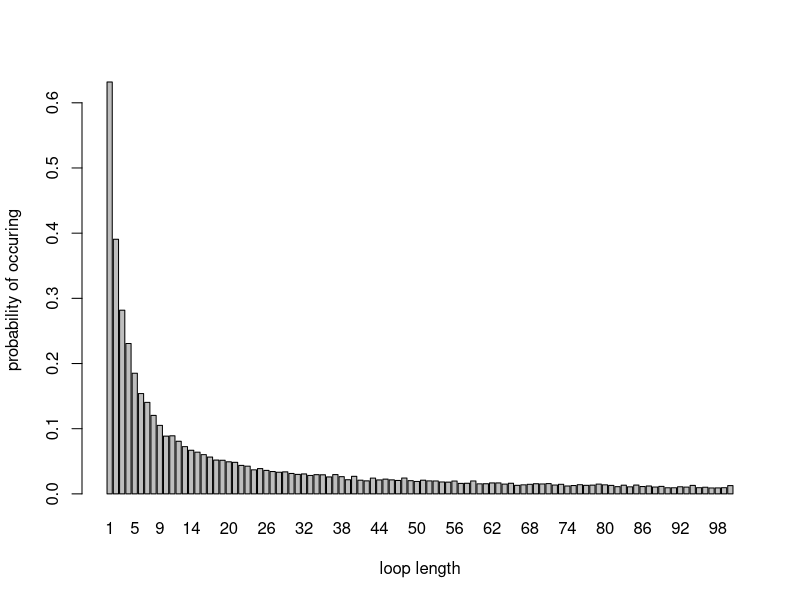

Write the R code that produced this figure. (Note: a time limit stopped this script after it produced the figure.)
## names          |  student id
## Ziwen Zhong    |  s2326022
## Wenzheng Zhang |  s2310185
## Tianqi Dai     |  s2302524

## github repo: https://github.com/zzw-math/SPproj2

## contribution
## Ziwen Zhong | Wenzheng Zhang | Tianqi Dai
##     40%     |       30%      |    30%


###############################################################################
## Practice 2
## Overview
## We have 2n prisoners in a room, 2n cards shuffled into 2n boxes separately.
## Prisoners, cards, boxes are labeled with integer 1~2n.
## One can escape if one has found the card with the same number with one itself
## after opening n boxes.

## We list out 3 strategies and wish to find out the one has the highest 
## probability for the certain and all prisoners to escape.
## strategy 1: Prisoner k start from box k, get card k1 from it, open box k1, 
##             and repeat the process until get card k.
## strategy 2: As strategy 1, but starting with a randomly selected box.
## strategy 3: Opening n boxes at random, checking each card for their number.

## There are 3 functions to calculate the individual and joint probability:
##     Escape: For given n, strategy, prisoner's number, and a shuffling cards  
##             to boxes, simulate the result if the prisoner successfully escape.
##     Pone:   For given n, prisoner's number, and strategy. Run the 'Escape' 
##             function for nreps times, store the result and calculate the 
##             escape probability for the prisoner k.  
##     Pall:   For given n and strategy, run the 'Escape' for nreps times, store
##             the result and calculate the probability for all prisoners to 
##             escape.

## In the end, we define the loop length, for a fixed k, we start from box k, 
## get card k1 in it, then open box k1, ..., the loop length is the quantity of 
## boxes we opened before get card k. We want to calculate the probability of 
## each loop length occurs.

## loop_occure: For a given n and a shuffling of cards to boxes. check if each  
##              loop length from 1 to 2n occurred.
## dloop:       For a given n, calculate the probability of each loop occurred.
## loop_no_longer_than_n: For a given n, calculate the probability that there is 
##              not loop longer than n.

## We plot a bar chart of the probability of each loop length occurred, when
## n=50.

################################################################

Escape <- function(n, k, strategy, box2card){
  ## summary
  ##     For given n, strategy, prisoner's number, and a shuffling cards to 
  ##     boxes, simulate the result if the prisoner successfully escape.
  ## input
  ##     n: integer. half of the number of prisoners.
  ##     k: integer. prisoner's number.
  ##     strategy: integer(1, 2, or 3). Strategies(1, 2, 3) are listed above.
  ##     box2card: vector of integer. A vector stores a random shuffling of 
  ##               cards to boxes.
  ##               e.g. c(2, 3, 1, 4) means card 2 in box 1, card 3 in box 2, 
  ##               card 1 in box 3, and card 4 in box 4
  ## output
  ##     result: bool. whether the prisoner escape successfully
  result = F              ## whether the prisoner k escape successfully
  if (strategy!=3){
    ## in strategy 1, we start from box k; in strategy 2, we start from a random 
    ## box. 
    if (strategy==1) box <- k else box <- sample(1:(2*n), 1)
    for (j in 1:n) {
      ## in the for loop, we show the process that a prisoner opens a box whose 
      ## number is 'box', gets the card and store card's number in 'card'.
      ## if the card's number is k, we break the loop and set the result to true,
      ## which means the prisoner escape successfully.
      ## if not, let 'box' be 'card', and we will open box 'box' in the next loop.
      card <- box2card[box]
      if (k==card){
        result <- T
        break
      }
      box <- card
    }
  } else{
    ## in strategy 3, we just open n different boxes and get the cards.
    ## determine whether k is in these cards, if it is, set result be true,   
    ## which means the prisoner escape successfully.
    boxes <- sample(1:(2*n), n)
    cards <- box2card[boxes]
    if (k%in%cards){
      result <- T
    }
  }
  return(result)
}


Pone <- function (n, k, strategy, nreps=10000){
  ## summary
  ##     For given n, prisoner's number, and strategy. Run the 'Escape' function
  ##     for nreps times, store the result and calculate the escape probability 
  ##     for the prisoner k.  
  ## input
  ##     n: integer. half of the number of prisoners.
  ##     k: integer. prisoner's number.
  ##     strategy: integer(1, 2, or 3). 
  ##     nreps: integer(default to 10000). the number of simulation times.
  ## output
  ##     prob: float. For given 'n', the probability of prisoner k to escape 
  ##           successfully. 
  result <- rep(F, nreps)  ## whether the prisoner k escape successfully
  for (i in 1:nreps){
    ## Simulate nreps times, in each simulation, we fix a random shuffling of 
    ## cards to boxes, and simulate if prisoner k escape successfully.
    ## Store the result in the nreps length of vector 'result'.
    box2card <- sample(1:(2*n), 2*n)
    result[i] <- Escape(n, k, strategy, box2card)
  }
  prob <- sum(result)/nreps
  return(prob)
}


Pall <- function (n, strategy, nreps=10000){
  ## summary
  ##    For given n and strategy, run the 'Escape' for nreps times, store the
  ##    result and calculate the probability for all prisoners to escape.
  ## input
  ##     n: integer. half of the number of prisoners.
  ##     strategy: integer(1, 2, or 3).
  ##     nreps: integer(default to 10000). the number of simulation times.
  ## output
  ##     prob: float. For given 'n', the probability of all prisoners to escape
  ##           successfully. 
  M <- array(NA,c(nreps, 2*n))   ## every row stores the result if each prisoner 
                                 ## escape successfully, and we have nreps rows 
                                 ## to store each experiment
  for (i in 1:nreps){
    ## simulate nreps times, in each simulation, we fix a random shuffling of 
    ## cards to boxes, and simulate if each prisoner escape successfully.
    ## store the result in the matrix M.
    box2card <- sample(1:(2*n), 2*n)
    for (k in 1:(2*n)) M[i,k] <- Escape(n, k, strategy, box2card)
  }
  ## count the prisoners who escape successfully in each experiments.
  ## determine whether the count is 2n and calculate the joint probability.
  num_of_release <- apply(M, 1, sum)
  result <- num_of_release==2*n
  prob <- sum(result)/nreps
  return(prob)
}


## Fix n=5 or 50, held the experiments for each strategy, calculate the individual 
## probability for the certain and all prisoners to successfully escape.
for (n in c(5, 50)){
  cat('when n =', n, '\n')
  for (strategy in 1:3){
    individual_prob <- rep(NA,2*n)    ## store the probability for a certain 
                                      ## prisoner to escape successfully.
    for (k in 1:(2*n)){
      individual_prob[k] <- Pone(n, k, strategy)
    }
    joint_prob <- Pall(n, strategy)   ## store the probability for all prisoners 
                                      ## to escape successfully.
    cat('In strategy', strategy, ',\nthe individual prob is:\n')
    cat(individual_prob,'\n')
    cat('the joint prob is:\n')
    cat(joint_prob,'\n')
  }
}


## Some Conclusions
## 1. The individual probabilities for each prisoner to escape successfully 
##    under strategy 2 is much lesser in comparison with other two.
## In strategy 1 and 3, prisoner k will never back to an opened box until they 
## get card k. Thus they don't waste their chance to open n different boxes. So 
## the probability is around 0.5.
## In strategy 2, prisoner start from box k0 might get card k0 in the procedure, 
## which will lead to a repeating loop and waste their chance. So, the 
## probability is less than 0.5.
## e.g. if there are 4 boxes k0, k1, k2, k3 contain 4 cards k1, k2, k3, k0 
## respectively, when we start from box k0, the route will be
## k0 -> k1 -> k2 -> k3 -> k0.

## 2. The joint probability for all prisoners to escape successfully under 
##    strategy 1 is much bigger than that of the other two.
## It's obviously that in strategy 2 and 3, the events of each prisoner free are
## independent. So the joint probability is the product of the individual 
## probabilities, which lead to a very small probability.
## However, in strategy 1, the event of all prisoners free depend on all the loop 
## length no bigger than n, which has a significant probability.


loop_occure <- function(n, box2card) {
  ## summary 
  ##    For a given n and a shuffling of cards to boxes. check if each loop 
  ##    length from 1 to 2n occurred.
  ## input
  ##       n: integer. half of the number of prisoners.
  ## output
  ##     result: vector(bool). in one experiment, if each loop length from 1 to  
  ##             2n occurred, record it with True.
  result <- rep(F, 2*n)
  ## set loop length=1, and start from box k, if we get card k in box k, just 
  ## return the loop length and break the 'for loop', if not, plus loop length
  ## with 1, set 'box'='card', and open box 'box' in the next loop, until we
  ## get card k. It's obviously that we will definitely get card k after we open
  ## all the boxes, which is, opening boxes for 2n times. So, we simply use
  ## 'for loop', and, we can also use 'while loop' begin with 'while True'.
  for (k in 1:(2*n)){
    loop_length <- 1
    box <- k
    for (j in 1:(2*n)){
      card <- box2card[box]
      if (card==k){
        result[loop_length] <- T
        break
      }
      box <- card
      loop_length <- loop_length + 1
    }
  }
  return(result)
}

dloop <- function (n, nreps=10000){
  ## summary
  ##     For a given n, calculate the probability of each loop occurred.
  ## input
  ##     n: integer. half of the number of boxes(cards)
  ##     nreps: integer(default to 10000). the number of simulation times.
  ## output
  ##     prob: vector(float). For given 'n', the probability for each loop  
  ##           length from 1 to 2n occurred. 
  result <- array(F, c(nreps, 2*n))     ## every row stands for one experiment,
                                        ## stores the result if each loop length
                                        ## occurred.
  for (i in 1:nreps){
    ## simulate nreps times, in each experiment, fix a random shuffling of cards 
    ## to boxes, record if the loop length occurred.
    box2card <- sample(1:(2*n), 2*n)
    result[i,] <- loop_occure(n, box2card) 
  }
  ## count the frequence of each loop length in nreps experiments, and calculate 
  ## the probability.
  prob <- apply(result, 2, sum)/nreps
  return(prob)
}


loop_no_longer_than_n <- function(n, nreps=10000){
  ## summary 
  ##    For a given n, calculate the probability that there is not loop longer 
  ##    than n.
  ## input
  ##    n: integer. half of the number of boxes(cards)
  ##    nreps: integer(default to 10000). the number of simulation times.
  ## output
  ##    prob: float. For given 'n', the probability that there is not loop 
  ##          longer than n
  count <- 0    ## to store the quantity of loops that are no longer than n
  for (i in 1:nreps){
    ## simulate nreps times of experiments, in each experiment, fix a shuffling
    ## of cards to boxes. if there does not exist the loops longer than 50, add 
    ## one to 'count'.
    box2card <- sample(1:(2*n), 2*n)
    result <- loop_occure(n, box2card)
    if(sum(result[51:(2*n)])==0) count <- count + 1
  }
  ## divide count with nreps to calculate the probability.
  prob <- count/nreps
  return(prob)
}


## fix n=50, calculate the probability for each loop length occurred, and 
## visualize it by bar chart.
n <- 50
prob <- dloop(n)
barplot(prob, names.arg=1:(2*n), xlab='loop length', ylab='probability of occuring')
no_loop_longer_than_50 <- loop_no_longer_than_n(50)
cat('when n = 50, the probability that there is no loop longer than 50 is', 
    no_loop_longer_than_50)
